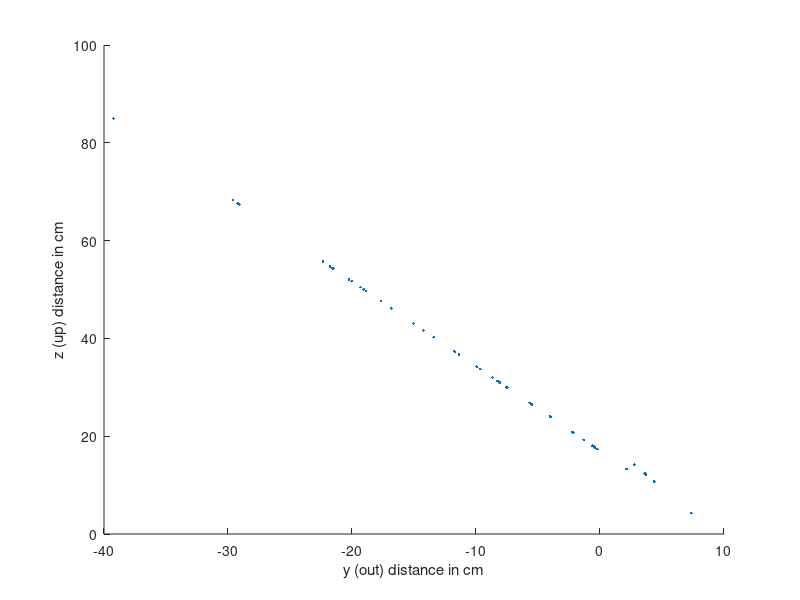

Recreate this plot in MATLAB.
%cd ..
%cd 'Year 2'
%cd 'PoE/poe-lab-2'
load positions.txt

hold on
plot3(positions(:,1),positions(:,2),positions(:,3),'.')

xlabel('y (out) distance in cm')
ylabel('z (up) distance in cm')